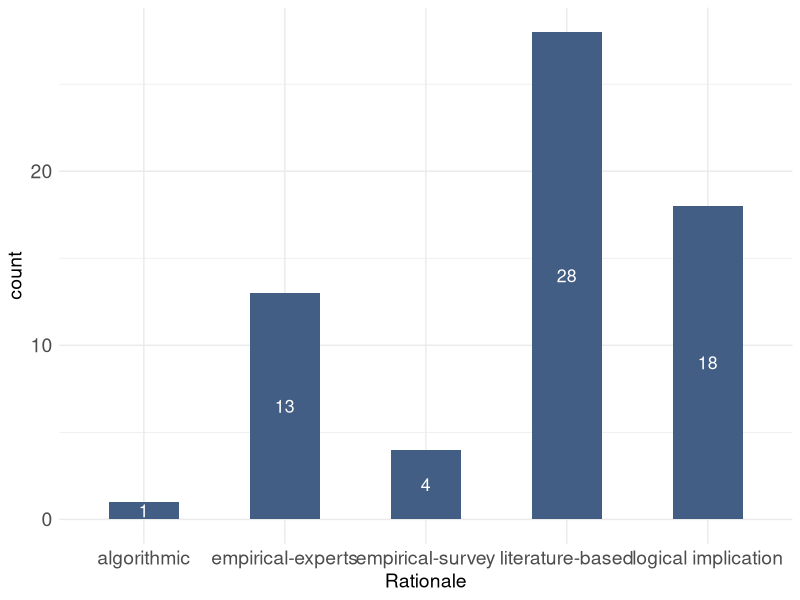

This figure's R source: (Note: this script raises an error after producing the figure.)
library(ggplot2)
library(tidyr)

literature <- read.csv("final-set.csv", sep=",")

# check data types
str(literature)

# data cleaning (remove beginning and trailing whitespaces)
literature$BibtexKey <- trimws(literature$BibtexKey, which = c("both"))
literature$Contribution <- trimws(literature$Contribution, which = c("both"))
literature$Characteristics <- trimws(literature$Characteristics, which = c("both"))
literature$Rationale <- trimws(literature$Rationale, which = c("both"))
literature$Notes <- trimws(literature$Notes, which = c("both"))

# parse contribution type as factor
contributionFactor <- factor(c("model", "meta-model", "method", "evaluation-method", "taxonomy"))
literature$Contribution <- as.list(lapply(strsplit(literature$Contribution, ","), factor, levels=levels(contributionFactor)))

# parse characteristics in consideration as factor
characteristicsFactor <- factor(c("internal characteristics", "external characteristics"))
literature$Characteristics <- as.list(lapply(strsplit(literature$Characteristics, ","), factor, levels=levels(characteristicsFactor)))

# parse rationale as factor
rationaleFactor <- factor(c("logical implication", "empirical-experts", "empirical-survey", "literature-based", "algorithmic", "none"))
literature$Rationale <- as.list(lapply(strsplit(literature$Rationale, ","), factor, levels=levels(rationaleFactor)))

# parse explicit evaluation as factor
literature$ExplicitValidation <- as.factor(literature$ExplicitValidation)

# parse evaluated relations as factor
validatedRelationsFactor <- factor(c("CodeMeasure-ProductFactor", "DeploymentMeasure-CodeMeasure", "UserMeasure-DeploymentMeasure", "ProductFactorImpactWeights", "ProductFactor-QualityAspect", "QualityAspectValidity","ExpertRating-QualityModelResult"))
literature$ValidatedRelations <- as.list(lapply(strsplit(literature$ValidatedRelations, ","), factor, levels=levels(validatedRelationsFactor)))

# filter for all entries where a model is presented
filtered_model <- subset(literature, grepl(match("model", levels(contributionFactor)), Contribution))

# how many models have been explicitly validated
# ggplot(data=filtered_model, aes(x=ExplicitValidation)) +
#  geom_bar(stat="count", width=0.7, fill="steelblue") +
#  geom_text(stat='count', aes(label=..count..), vjust=1.6, color="white", size=3.5) +
#  theme_minimal() 

explicitlyValidated <- subset(filtered_model, filtered_model$ExplicitValidation == "yes")
sprintf("Out of %d models, %d have been explicitly validated.", nrow(filtered_model), sum(filtered_model$ExplicitValidation == "yes"))

# Barplot for rationale used overall
rationaleData <- data.frame(Rationale=unlist(filtered_model$Rationale))
ggplot(data=rationaleData, aes(x=Rationale)) +
  geom_bar(stat="count", width=0.5, fill=rgb(0.26,0.37,0.52)) +
  geom_text(stat='count', aes(label=..count..), position = position_stack(vjust = 0.5), color="white", size=4.5) +
  theme_minimal() + 
  theme(axis.text=element_text(size=14), axis.title=element_text(size=14,face="plain"))


# better barplot for rationale
#contributionData <- data.frame(Contribution=unlist(literature$Contribution))
#ggplot(data=contributionData, aes(x=Contribution)) +
#  geom_bar(stat="count", width=0.7, fill="steelblue") +
#  geom_text(stat='count', aes(label=..count..), vjust=1.6, color="white", size=3.5) +
#  theme_minimal()





# transform back to text data
filtered$Contribution <- lapply(lapply(filtered$Contribution, unlist), paste, collapse=',')
filtered$Contribution <- as.character(filtered$Contribution)

filtered$Characteristics <- lapply(lapply(filtered$Characteristics, unlist), paste, collapse=',')
filtered$Characteristics <- as.character(filtered$Characteristics)

filtered$Rationale <- lapply(lapply(filtered$Rationale, unlist), paste, collapse=',')
filtered$Rationale <- as.character(filtered$Rationale)

filtered$ExplicitEvaluation <- as.character(filtered$ExplicitEvaluation)

filtered$EvaluatedRelations <- lapply(lapply(filtered$EvaluatedRelations, unlist), paste, collapse=',')
filtered$EvaluatedRelations <- as.character(filtered$EvaluatedRelations)


write.csv(filtered,"./test.csv", row.names = FALSE)
